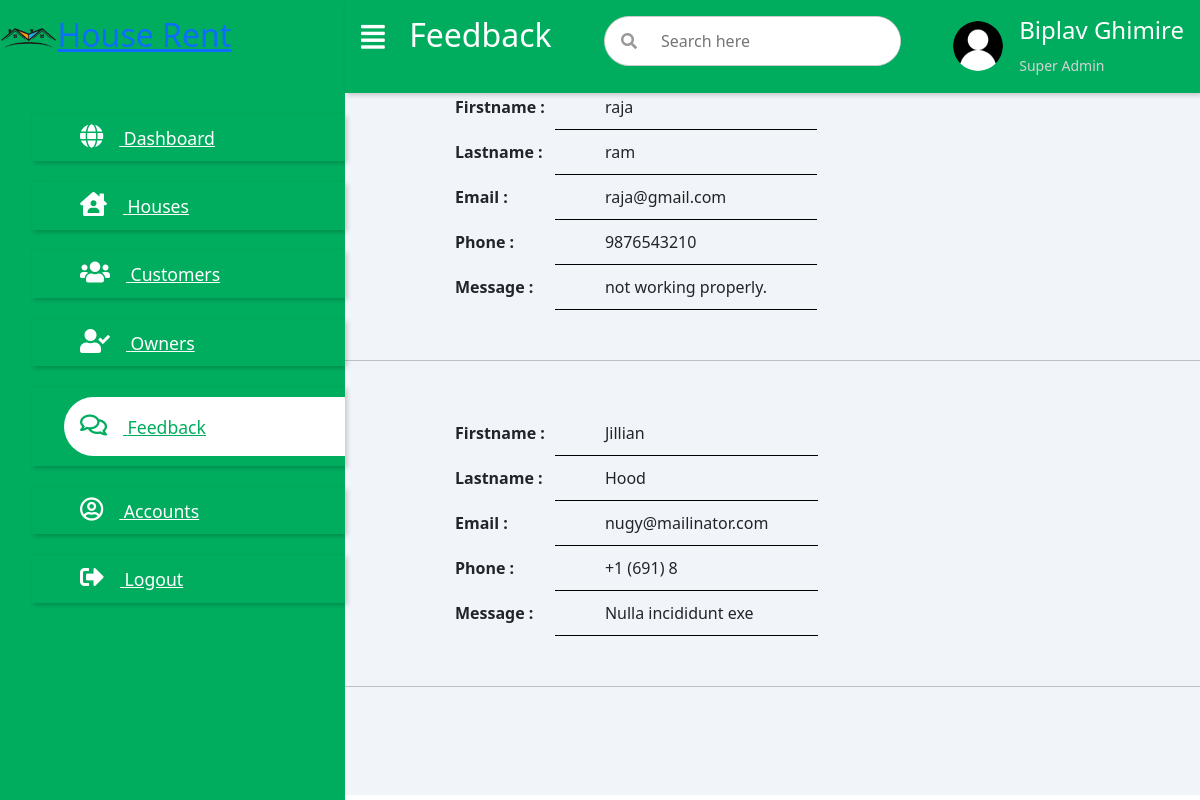
The app's page /admin/feedback.php with its own data.
### tables this page shows
CREATE TABLE `feedback` (
  `firstname` varchar(50) NOT NULL,
  `lastname` varchar(50) NOT NULL,
  `email` varchar(50) NOT NULL,
  `phone` varchar(10) NOT NULL,
  `message` varchar(1000) NOT NULL
);

### admin/feedback.php (the view, shortened to what this page needs)
		<?php
		include 'admin_dashboard.php';
			include 'db_connect.php';
			$select = "select * from feedback";
			$result = mysqli_query($conn, $select);
			while($row = mysqli_fetch_assoc($result)){
				echo '<div class = "mar"><table>';
				foreach ($row as $key => $value) {
					echo "<tr>";
					echo "<th>$key :</th> <td>$value</td>";
				}
				echo "</tr></table></div><hr>";
			}
		?>
</body>
</html>

### admin/assets/css/admin_dashboard.css (style rules this page uses)
* { padding: 0; margin: 0; box-sizing: border-box; list-style-type: none; text-decoration: none; }

### admin/assets/css/feedback.css (style rules this page uses)
.mar table { margin: 50px 100px; border: none; }
.mar table tr td { padding: 10px 50px; text-align: left; }
.mar table tr th { text-transform: capitalize; text-align: left; }

### admin/assets/css/manage_houses.css (style rules this page uses)
tr th { text-align: left; padding: 5px 10px; }
tr td { text-align: left; padding: 7px 10px; border-bottom: 1px solid black; }
table { margin-left: 50px; border-collapse: collapse; }

### records on screen
feedback: key "Firstname", firstname "raja", key "Lastname", lastname "ram", key "Email", email "raja@gmail.com", key "Phone", phone "9876543210", key "Message", message "not working properly."
feedback: key "Firstname", firstname "Jillian", key "Lastname", lastname "Hood", key "Email", email "nugy@mailinator.com", key "Phone", phone "+1 (691) 8", key "Message", message "Nulla incididunt exe"
